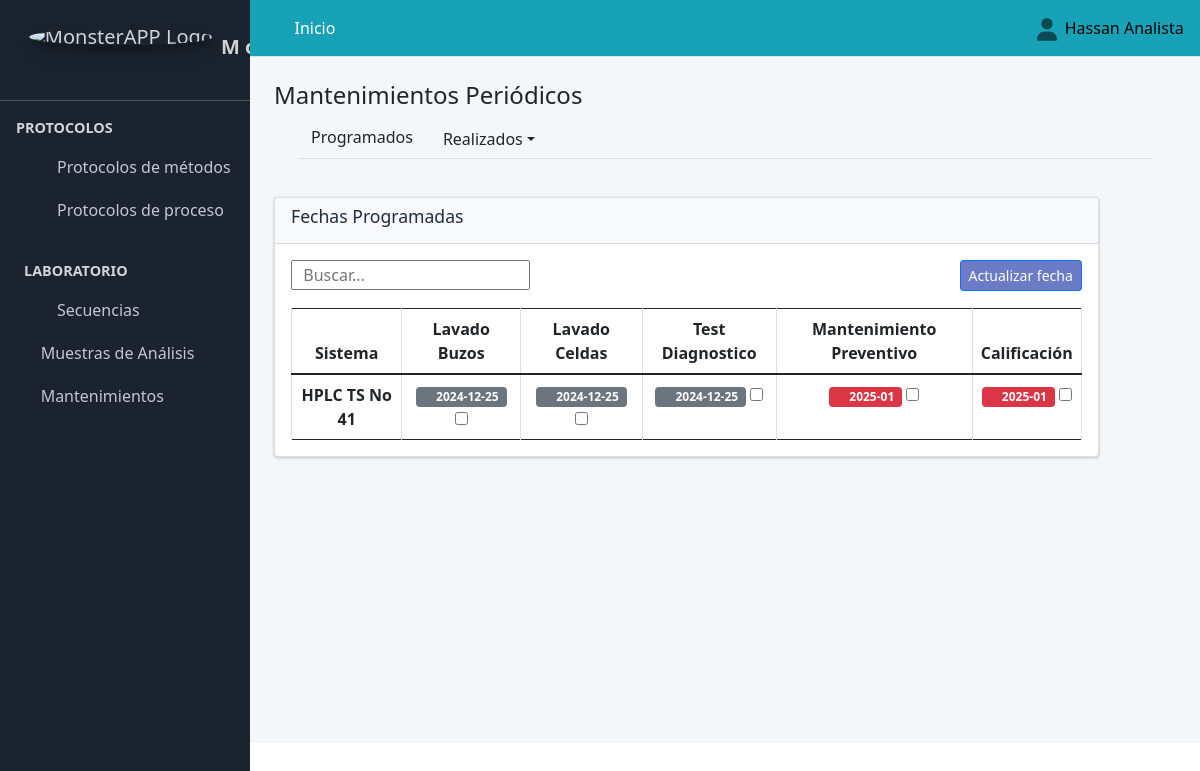
/mantenimientos_periodicos/ (signed in), run on the app's committed database.
### Aplicaciones/Secuencias/models.py (models this page shows, shortened)
class Lavado_buzo(models.Model):
    date_joined = datetime.datetime.now()
    progrmado = datetime.datetime.now() + datetime.timedelta(days=30)
    limite_inferior = datetime.datetime.now() + datetime.timedelta(days=59.8)
    limite_superior = datetime.datetime.now() + datetime.timedelta(days=60.9)
    progrmado_mantenimiento = datetime.datetime.now() + datetime.timedelta(days=60.8)
    limite_inferior_mantenimiento = datetime.datetime.now() + datetime.timedelta(days=5)
    limite_superior_mantenimiento = datetime.datetime.now() + datetime.timedelta(days=7)
    progrmado_calificacion = datetime.datetime.now() + datetime.timedelta(days=60.8)
    limite_inferior_calificacion = datetime.datetime.now() + datetime.timedelta(days=5)
    limite_superior_calificacion = datetime.datetime.now() + datetime.timedelta(days=7)
    sistema=models.ForeignKey(to=Sistema, on_delete=models.CASCADE, verbose_name="Sistema", null=True, blank=False)
    fecha_lavado_buzo=models.DateField(verbose_name="Fecha de lavado de buzos", null=True, blank=True, default=progrmado)
    fecha_lavado_celda=models.DateField(verbose_name="Fecha de lavado de celda", null=True, blank=True, default=progrmado)
    fecha_test_diagnostico=models.DateField(verbose_name="Fecha del test", null=True, blank=True, default=progrmado)
    fecha_mantenimiento=models.DateField(verbose_name="Fecha del Mantenimiento", null=True, blank=True, default=progrmado_mantenimiento)
    fecha_calificacion=models.DateField(verbose_name="Fecha de la calificación", null=True, blank=True, default=progrmado_mantenimiento)
    fecha_alerta_inferior=models.DateField(verbose_name="Fecha de alerta inferior", null=True, blank=True, default=limite_inferior)
    fecha_alerta_superior=models.DateField(verbose_name="Fecha de alerta superior", null=True, blank=True, default=limite_superior)
    fecha_alerta_inferior_celda=models.DateField(verbose_name="Fecha de alerta inferior celda", null=True, blank=True, default=limite_inferior)
    fecha_alerta_superior_celda=models.DateField(verbose_name="Fecha de alerta superior celda", null=True, blank=True, default=limite_superior)
    fecha_alerta_inferior_test=models.DateField(verbose_name="Fecha de alerta inferior test", null=True, blank=True, default=limite_inferior)
    fecha_alerta_superior_test=models.DateField(verbose_name="Fecha de alerta superior test", null=True, blank=True, default=limite_superior)
    fecha_alerta_inferior_mantenimiento=models.DateField(verbose_name="Fecha de alerta inferior mantenimiento", null=True, blank=True, default=limite_inferior_mantenimiento)
    fecha_alerta_superior_mantenimiento=models.DateField(verbose_name="Fecha de alerta superior mantenimiento", null=True, blank=True, default=limite_superior_mantenimiento)
    fecha_alerta_inferior_calificacion=models.DateField(verbose_name="Fecha de alerta inferior calificación", null=True, blank=True, default=limite_inferior_mantenimiento)
    fecha_alerta_superior_calificacion=models.DateField(verbose_name="Fecha de alerta superior calificación", null=True, blank=True, default=limite_superior_mantenimiento)
    class Condicion(models.TextChoices):
        ACTIVO = "Activo", "ACTIVO"
        PASIVO = "Pasivo", "PASIVO"
    condicion=models.CharField(max_length=90, choices=Condicion.choices, default=Condicion.ACTIVO, verbose_name="Condicion")
    class Status(models.TextChoices):
        PROGRAMADO = "Programado", "PROGRAMADO"
        REALIZADO = "Realizado", "REALIZADO"
        PENDIENTE = "Pendiente", "PENDIENTE"
    status=models.CharField(max_length=90, choices=Status.choices, default=Status.PROGRAMADO, verbose_name="Status Buzos", null=True, blank=True)
    class Status_celda(models.TextChoices):
        PROGRAMADO = "Programado", "PROGRAMADO"
        REALIZADO = "Realizado", "REALIZADO"
        PENDIENTE = "Pendiente", "PENDIENTE"
    status_celda=models.CharField(max_length=90, choices=Status_celda.choices, default=Status_celda.PROGRAMADO, verbose_name="Status Celdas", null=True, blank=True)
    class Status_test(models.TextChoices):
        PROGRAMADO = "Programado", "PROGRAMADO"
        REALIZADO = "Realizado", "REALIZADO"
        PENDIENTE = "Pendiente", "PENDIENTE"
    status_test=models.CharField(max_length=90, choices=Status_test.choices, default=Status_test.PROGRAMADO, verbose_name="Status Test", null=True, blank=True)
    class Status_mantenimiento(models.TextChoices):
        PROGRAMADO = "Programado", "PROGRAMADO"
        REALIZADO = "Realizado", "REALIZADO"
        PENDIENTE = "Pendiente", "PENDIENTE"
    status_mantenimiento=models.CharField(max_length=90, choices=Status_mantenimiento.choices, default=Status_mantenimiento.PROGRAMADO, verbose_name="Status Mantenimiento", null=True, blank=True)
    class Status_calificacion(models.TextChoices):
        PROGRAMADO = "Programado", "PROGRAMADO"
        REALIZADO = "Realizado", "REALIZADO"
        PENDIENTE = "Pendiente", "PENDIENTE"
    status_calificacion=models.CharField(max_length=90, choices=Status_calificacion.choices, default=Status_calificacion.PROGRAMADO, verbose_name="Status Calificación", null=True, blank=True)
    realizado_por=models.CharField(max_length=250, verbose_name="Lavado de buzos realizados por",  null=True, blank=True)
    realizado_por_celda=models.CharField(max_length=250, verbose_name="Lavado de celda realizado por",  null=True, blank=True)
    realizado_por_test=models.CharField(max_length=250, verbose_name="Test realizado por",  null=True, blank=True)
    realizado_por_mantenimiento=models.CharField(max_length=250, verbose_name="Mantenimiento realizado por",  null=True, blank=True)
    realizado_por_calificacion=models.CharField(max_length=250, verbose_name="Calificado por",  null=True, blank=True)
    observaciones=models.CharField(max_length=250, verbose_name="Observaciones",  null=True, blank=True)

class Sistema(models.Model):
    nombre=models.CharField(max_length=250, verbose_name="Sistema",  null=True, blank=False)
    class Condicion(models.TextChoices):
        ACTIVO = "Activo", "ACTIVO"
        PASIVO = "Pasivo", "PASIVO"
    condicion=models.CharField(max_length=90, choices=Condicion.choices, default=Condicion.ACTIVO, verbose_name="Condicion")
    def __str__(self):
        return(self.nombre)

### Aplicaciones/Secuencias/views.py (the view)
# urls.py: path("mantenimientos_periodicos/",views.mantenimientos_periodicos, name="mantenimientos_periodicos"),
def mantenimientos_periodicos(request):
    titulo="Mantenimientos Periódicos"
    lavado_buzo=Lavado_buzo.objects.all()
    sistema=Sistema.objects.all()
    date_joined = datetime.datetime.now()
    formatedDate = date_joined.strftime("%Y-%m-%d %H:%M:%S")
    progrmado = date_joined + datetime.timedelta(days=30)
    programados=Lavado_buzo.objects.filter(fecha_lavado_buzo=progrmado)
    realizado_por=usuario_validar.objects.filter(usuario=request.user)
    context={
        "titulo":titulo,
        "lavado_buzo":lavado_buzo,
        "sistema":sistema,
        "realizado_por":realizado_por,
        "programados":programados,
        formatedDate:formatedDate
    }
    return render(request, "secuencias/mantenimientos_periodicos.html", context)

### MONSTER_APP/templates/secuencias/mantenimientos_periodicos.html (shortened to what this page needs)
{% extends "partial/body.html" %}
{% load crispy_forms_tags %}
{% load crispy_forms_filters %}
{% block contenido %}
{% load bootstrap5 %}
{% load static %}
{% include "partial/header_mantenimientos.html" %}
<link href="https://unpkg.com/gijgo@1.9.14/css/gijgo.min.css" rel="stylesheet" type="text/css" />
<link href="https://unpkg.com/gijgo@1.9.14/css/gijgo.min.css" rel="stylesheet" type="text/css" />
<section class="content-header">
    </section>
        <div class="container">
            <div class="row">
                <div class="col-md-11">
                        <div class="card">
                        <div class="card-header bg-light">
                            <h3 class="card-title">Fechas Programadas</h3>
                        </div>
                        <div class="card-body table-responsive " >
                            <table class="table  table-bordered display" id="myTable" >
                                <thead>
                                    <tr>
                                        <th class="all text-center">Sistema</th>
                                        <th class="all text-center">Lavado Buzos</th>
                                        <th class="all text-center">Lavado Celdas</th>
                                        <th class="all text-center">Test Diagnostico</th>
                                        <th class="all text-center">Mantenimiento Preventivo</th>
                                        <th class="all text-center">Calificación</th>
                                    </tr>
                                </thead>
                                <tbody id="">
                                    {% for item in lavado_buzo.all %}
                                    {% if item.status_celda == "Programado" and item.status == "Programado" %}
                                    <form action="{% url 'mantenimientos_buzos_Check_form' %}" method="POST" id="myModelForm" >{% csrf_token %}
                                    <tr>
                                        <td class="all text-center"> <span class=""><strong>{{item.sistema}}</strong></span></td>
            <td class="all text-center">
             {% now "Y-m-d" as today_str %}
             {% if item.fecha_alerta_inferior|date:'Y-m-d'  > today_str and item.status == "Programado" %}
             <small class="badge badge-secondary"><i class="far fa-clock"></i> {{item.fecha_lavado_buzo|date:'Y-m-d'}}</small> <span><input type="checkbox" name="item" id="id"  value="{{item.id}}" title="Lavado de buzos"></span><br>
             {% endif %}
             </td>
             <td class="all text-center">
                {% now "Y-m-d" as today_str %}
                {% if item.fecha_alerta_inferior_celda|date:'Y-m-d'  > today_str and item.status_celda == "Programado" %}
                <small class="badge badge-secondary"><i class="far fa-clock"></i> {{item.fecha_lavado_celda|date:'Y-m-d'}}</small> <input type="checkbox" name="itemCelda" id="id"  value="{{item.id}}" title="Lavado de celda"><br>
                {% endif %}
                </td>
             <td class="all text-center">
             {% now "Y-m-d" as today_str %}
             {% if item.fecha_alerta_inferior_test|date:'Y-m-d'  > today_str and item.status_test == "Programado" %}
             <small class="badge badge-secondary"><i class="far fa-clock"></i> {{item.fecha_test_diagnostico|date:'Y-m-d'}}</small> <input type="checkbox" name="itemTest" id="id"  value="{{item.id}}" title="Test diagnóstico"><br>
             {% endif %}
             </td>
             <td class="all text-center">
              {% now "Y-m" as today_str %}
              {% if today_str >= item.fecha_alerta_superior_mantenimiento|date:'Y-m' and item.status_mantenimiento == "Programado" %}
              <small class="badge badge-danger "><i class="far fa-clock"></i> {{item.fecha_mantenimiento|date:'Y-m'}}</small> <input type="checkbox" name="itemMantenimiento" id="id"  value="{{item.id}}" title="Test diagnóstico">
              {% endif %}
              </td>
             <td class="all text-center">
              {% now "Y-m" as today_str %}
              {% if today_str >= item.fecha_alerta_superior_calificacion|date:'Y-m' and item.status_calificacion == "Programado" %}
              <small class="badge badge-danger"><i class="far fa-clock"></i> {{item.fecha_calificacion|date:'Y-m'}}</small> <input type="checkbox" name="itemCalificacion" id="id"  value="{{item.id}}" title="Test diagnóstico">
              {% endif %}
              </td>
                                </tr>
                                </tbody>{% endif %}
                                {% endfor %}
                               <div class="row">
                                <div class="col-md-6">
                                    <div class="text-right">
                                      <div class="input-group rounded">
                                        <input type="search" id="myInput" class="numberinput gj-textbox-md" placeholder="  Buscar..." aria-label="Search" aria-describedby="search-addon" />
                                      </div>
                                             </div>
                                </div>
                                {% if perms.Secuencias.view_usuario_impresion %}
                                <div class="col-md-6">
                                    <div class=" d-grid gap-2 d-md-flex justify-content-md-end">
                                        <button type="submit" class="btn btn-primary btn-sm  position-absolute " style="background:#07239e98" onclick='confirmar(event)'>Actualizar fecha</button>
                                        <br><br>
                                        </div>
                                </div>
                                {% endif %}
                               </div>
                            </table>
                        </div>
                    </div>
                </div>
            </div>
            </div>
        </div>
{% endblock contenido %}

### MONSTER_APP/templates/partial/navbar.html (shortened to what this page needs)
{% load static %}
  <nav class="main-header navbar navbar-expand  navbar-info navbar-light" >
    <ul class="navbar-nav">
      <li class="nav-item">
        <a class="nav-link" data-widget="pushmenu" href="#"><i class="fas fa-bars"></i></a>
      </li>
      {% if user.is_authenticated %}
      <li class="nav-item d-none d-sm-inline-block">
        <a href="{% url 'adm_inicio' %}" class="nav-link text-white">Inicio</a>
      </li>
      {% else %}
      <li class="nav-item d-none d-sm-inline-block">
        <a href="" class="nav-link text-white disabled">Inicio</a>
      </li>
      {% endif %}
    </ul>
    <ul class="navbar-nav ml-auto">
      <li class="nav-item dropdown ">
        <a class="nav-link" data-toggle="dropdown" href="#">
        </a>
        {% if user.is_authenticated %}
      </li>
    </ul>
<h7 class="text-black">{{ user.first_name }}&nbsp;&nbsp;</h7>
{% else %}
<a class="text-black" href="{% url 'sign_in' %}">Iniciar sesión</a>
{% endif %}
  </nav>

### data on the page
Lavado_buzo: sistema "HPLC TS No 41", fecha_lavado_buzo "2024-12-25", fecha_lavado_celda "2024-12-25", fecha_test_diagnostico "2024-12-25", fecha_mantenimiento "2025-01", fecha_calificacion "2025-01"

### other printed values
{{ user.first_name }} "Hassan Analista"
